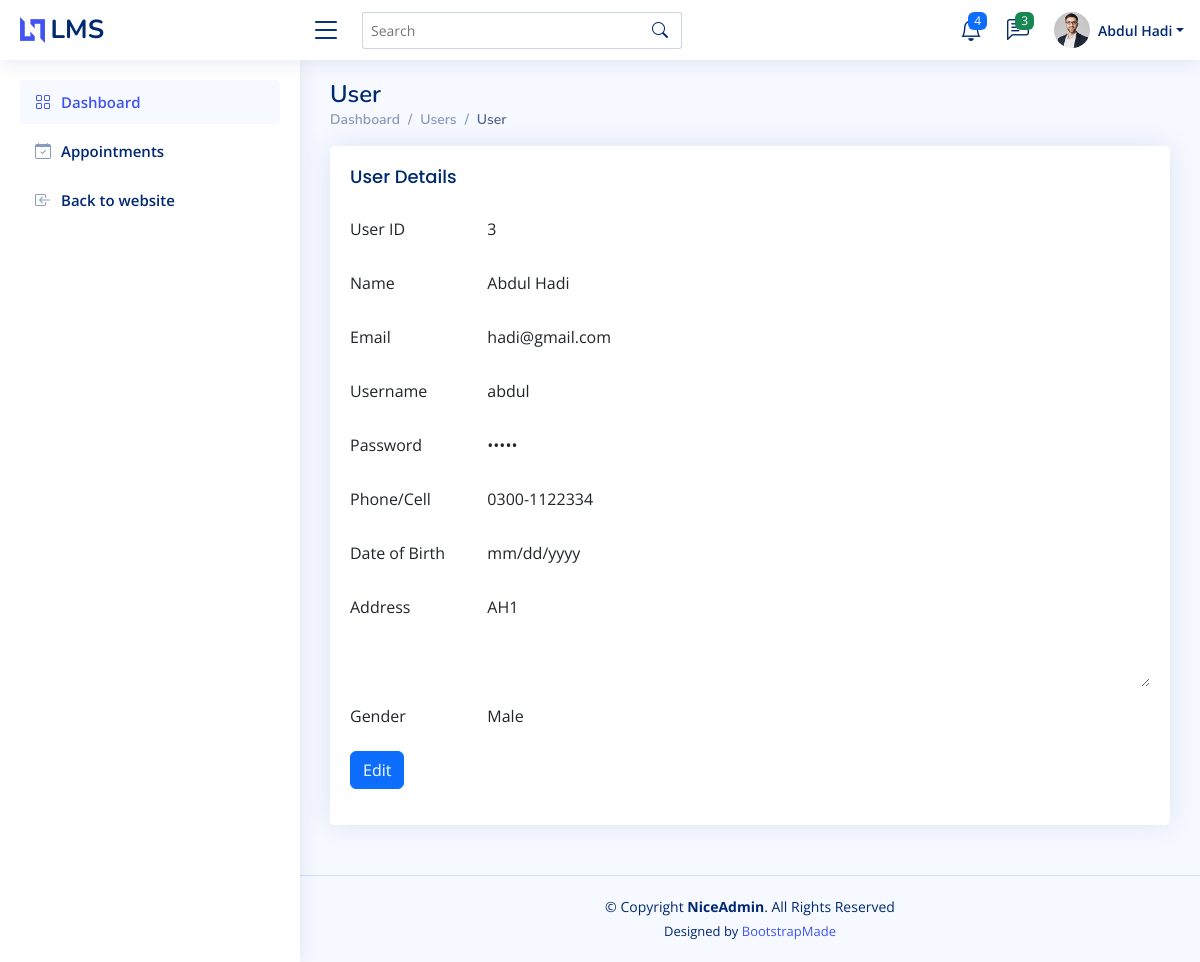
Screenshot of /customer/customer.dashboard.php (signed in) with the database file from the repository.
### tables this page shows
CREATE TABLE `users` (
  `userid` int(11) NOT NULL,
  `name` varchar(50) NOT NULL,
  `email` varchar(255) DEFAULT NULL,
  `genderid` int(11) DEFAULT NULL,
  `dob` date DEFAULT NULL,
  `phone` varchar(16) DEFAULT NULL,
  `address` text DEFAULT NULL,
  `roleid` int(11) DEFAULT NULL,
  `photo` varchar(255) DEFAULT NULL
);

CREATE TABLE `genders` (
  `genderid` int(11) NOT NULL,
  `gender` varchar(20) NOT NULL
);

### customer/customer.dashboard.php (the view, shortened to what this page needs)
<?php
include('customer.header.inc.php');
$userid = $name = $email = $genderid = $roleid = $dob = $photo = $phone = $address = $username = $password = '';
$userid = $_SESSION['userid'];
$users_sql = "SELECT *,usr.userid AS usrid,usr.genderid AS gdrid,usr.roleid AS rolid FROM `users` AS `usr`
LEFT JOIN `logins` AS `lgn` ON usr.userid = lgn.userid
LEFT JOIN `genders` AS `gdr` ON usr.genderid = gdr.genderid
LEFT JOIN `roles` AS `rol` ON usr.roleid = rol.roleid
WHERE usr.userid = $userid";
$user = mysqli_fetch_assoc(mysqli_query($conn, $users_sql));
if ($user) {
  $name = mysqli_real_escape_string($conn, $user['name']);
  $email = mysqli_real_escape_string($conn, $user['email']);
  $genderid = mysqli_real_escape_string($conn, $user['gdrid']);
  $dob = mysqli_real_escape_string($conn, $user['dob']);
  $phone = mysqli_real_escape_string($conn, $user['phone']);
  $address = mysqli_real_escape_string($conn, $user['address']);
  $username = mysqli_real_escape_string($conn, $user['username']);
  $password = mysqli_real_escape_string($conn, $user['password']);
}
?>
<main id="main" class="main">
  <div class="pagetitle">
    <h1>User</h1>
    <nav>
      <ol class="breadcrumb">
        <li class="breadcrumb-item"><a href="admin.dashboard.php">Dashboard</a></li>
        <li class="breadcrumb-item"><a href="users.php">Users</a></li>
        <li class="breadcrumb-item active">User</li>
      </ol>
    </nav>
  </div>
  <section class="section">
    <div class="row">
      <div class="col-lg-12">
        <div class="card">
          <div class="card-body">
            <h5 class="card-title">User Details</h5>
            <form action="<?php echo htmlspecialchars($_SERVER['PHP_SELF']); ?>" method="post" enctype="multipart/form-data">
              <div class="row mb-3">
                <label for="userid" class="col-sm-2 col-form-label">User ID</label>
                <div class="col-sm-10">
                  <input type="text" readonly class="form-control-plaintext" id="userid" name="userid" value="<?php echo $userid; ?>">
                </div>
              </div>
              <div class="row mb-3">
                <label for="name" class="col-sm-2 col-form-label">Name</label>
                <div class="col-sm-10">
                  <input type="text" readonly class="form-control-plaintext" id="name" name="name" value="<?php echo $name; ?>">
                </div>
              </div>
              <div class="row mb-3">
                <label for="email" class="col-sm-2 col-form-label">Email</label>
                <div class="col-sm-10">
                  <input type="email" readonly class="form-control-plaintext" id="email" name="email" value="<?php echo $email; ?>">
                </div>
              </div>
              <div class="row mb-3">
                <label for="username" class="col-sm-2 col-form-label">Username</label>
                <div class="col-sm-10">
                  <input type="text" readonly class="form-control-plaintext" id="username" name="username" value="<?php echo $username; ?>">
                </div>
              </div>
              <div class="row mb-3">
                <label for="password" class="col-sm-2 col-form-label">Password</label>
                <div class="col-sm-10">
                  <input type="password" readonly class="form-control-plaintext" id="password" name="password" value="<?php echo $password; ?>">
                </div>
              </div>
              <div class="row mb-3">
                <label for="phone" class="col-sm-2 col-form-label">Phone/Cell</label>
                <div class="col-sm-10">
                  <input type="tel" readonly class="form-control-plaintext" id="phone" name="phone" value="<?php echo $phone; ?>">
                </div>
              </div>
              <div class="row mb-3">
                <label for="dob" class="col-sm-2 col-form-label">Date of Birth</label>
                <div class="col-sm-10">
                  <input type="date" readonly class="form-control-plaintext" id="dob" name="dob" value="<?php echo $dob; ?>">
                </div>
              </div>
              <div class="row mb-3">
                <label for="address" class="col-sm-2 col-form-label">Address</label>
                <div class="col-sm-10">
                  <textarea readonly class="form-control-plaintext" style="height: 100px" id="address" name="address"><?php echo $address; ?></textarea>
                </div>
              </div>
              <fieldset class="row mb-3">
  <legend class="col-form-label col-sm-2 pt-0">Gender</legend>
  <div class="col-sm-10">
    <?php
    if (!empty($genderid)) {
      $gender_sql = "SELECT * FROM genders WHERE genderid = $genderid";
      $gender = mysqli_fetch_assoc(mysqli_query($conn, $gender_sql));
      ?>
      <label class="form-check-label">
        <?php echo $gender['gender']; ?>
      </label>
    <?php } else { ?>
      <label class="form-check-label">
        No gender selected
      </label>
    <?php } ?>
  </div>
</fieldset>
              <div class="row mb-3">
                <div class="col-sm-10">
                  <button type="submit" class="btn btn-primary">Edit</button>
                </div>
              </div>
            </form>
          </div>
        </div>
      </div>
    </div>
  </section>
</main>
<?php include('customer.footer.inc.php'); ?>

### assets/css/style.css (style rules this page uses)
:root { scroll-behavior: smooth; }
body { font-family: "Open Sans", sans-serif; background: #f6f9ff; color: #444444; }
a { color: #4154f1; text-decoration: none; }
h1, h2, h3, h4, h5, h6 { font-family: "Nunito", sans-serif; }
#main { margin-top: 60px; padding: 20px 30px; transition: all 0.3s; }
.pagetitle { margin-bottom: 10px; }
.pagetitle h1 { font-size: 24px; margin-bottom: 0; font-weight: 600; color: #012970; }
.card { margin-bottom: 30px; border: none; border-radius: 5px; box-shadow: 0px 0 30px rgba(1, 41, 112, 0.1); }
.card-title { padding: 20px 0 15px 0; font-size: 18px; font-weight: 500; color: #012970; font-family: "Poppins", sans-serif; }
.card-body { padding: 0 20px 20px 20px; }
.breadcrumb { font-size: 14px; font-family: "Nunito", sans-serif; color: #899bbd; font-weight: 600; }
.breadcrumb a { color: #899bbd; transition: 0.3s; }
.breadcrumb .breadcrumb-item::before { color: #899bbd; }
.breadcrumb .active { color: #51678f; font-weight: 600; }
@media (min-width: 1200px) { #main, #footer { margin-left: 300px; } }

### rows the page displays
users: name "Abdul Hadi", email "hadi@gmail.com", username "abdul", phone "0300-1122334", address "AH1"
genders: gender "Male"

### other values shown
$_SESSION['name'] "Abdul Hadi"
